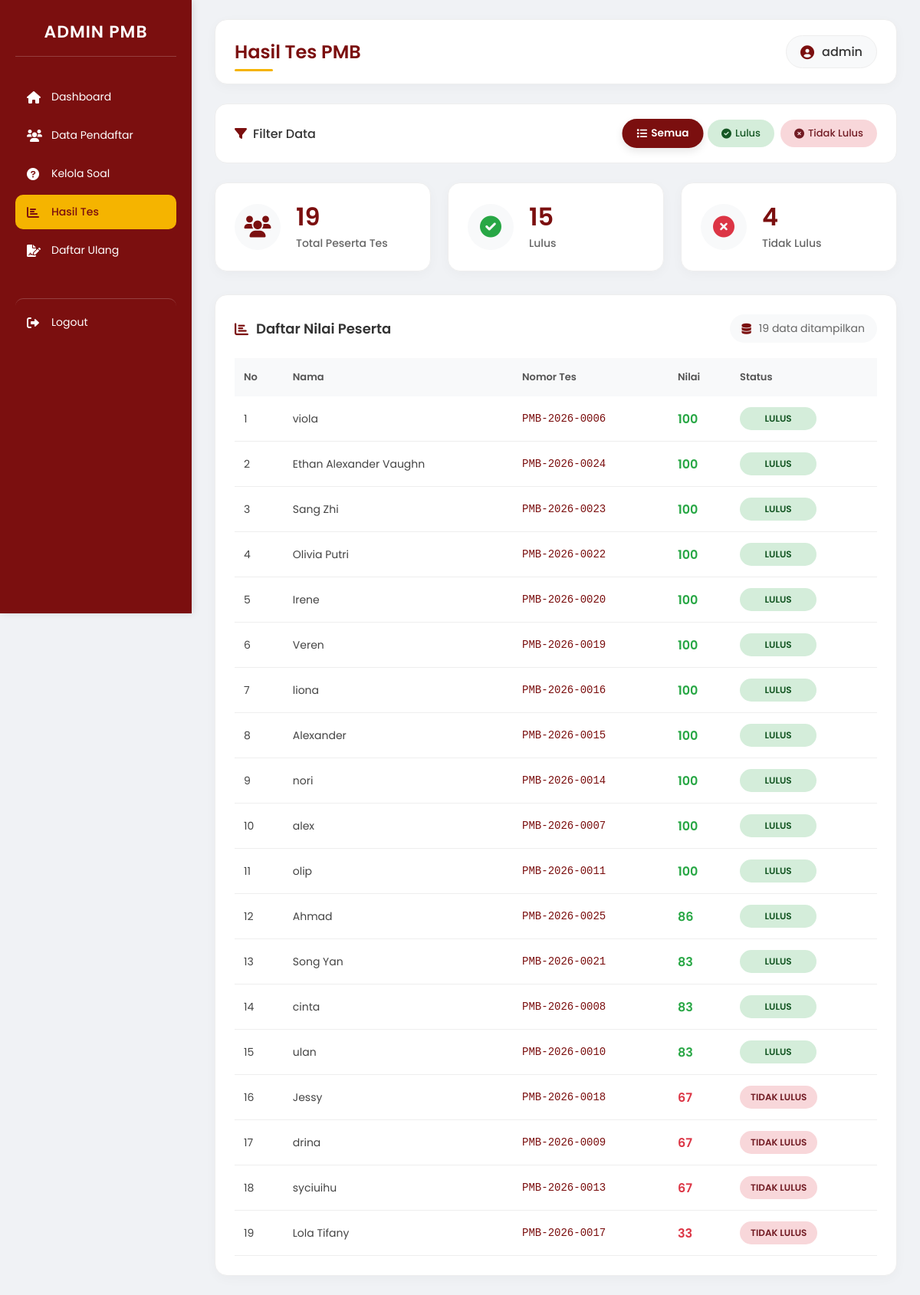
Page /admin/data-hasiltes.php (signed in) on the committed database.
### tables this page shows
CREATE TABLE `users` (
  `id` int NOT NULL AUTO_INCREMENT,
  `nama` varchar(100) NOT NULL,
  `email` varchar(100) NOT NULL,
  `password` varchar(255) NOT NULL,
  `nomor_tes` varchar(50) NOT NULL,
  `status_tes` enum('belum','sudah') DEFAULT 'belum',
  `nilai_tes` int DEFAULT NULL,
  `status_kelulusan` enum('lulus','tidak lulus') DEFAULT NULL,
  `created_at` timestamp NULL DEFAULT CURRENT_TIMESTAMP,
  `nim` varchar(20) DEFAULT NULL,
  PRIMARY KEY (`id`),
  UNIQUE KEY `email` (`email`),
  UNIQUE KEY `nomor_tes` (`nomor_tes`)
);

### admin/data-hasiltes.php (the view, shortened to what this page needs)
<?php
include "../config/db.php";
$admin_username = $_SESSION['username'] ?? 'Admin';
$filter = $_GET['filter'] ?? 'all';
$where  = "";
$query = mysqli_query($conn, "
  SELECT nama, nomor_tes, nilai_tes, status_kelulusan
  FROM users
  WHERE status_tes='sudah' $where
  ORDER BY nilai_tes DESC
");
$total = mysqli_fetch_assoc(
  mysqli_query($conn,"SELECT COUNT(*) total FROM users WHERE status_tes='sudah'")
)['total'];
$lulus = mysqli_fetch_assoc(
  mysqli_query($conn,"SELECT COUNT(*) total FROM users WHERE status_kelulusan='lulus'")
)['total'];
$tidak = $total - $lulus;
?>
<!DOCTYPE html>
<html lang="id">
<head>
<link rel="stylesheet" href="https://cdnjs.cloudflare.com/ajax/libs/font-awesome/6.0.0/css/all.min.css">
</head>
<body>
<div class="container">
  <?php include "sidebar.php"; ?>
  <div class="content">
    <div class="header">
      <h1>Hasil Tes PMB</h1>
      <div class="user-info">
        <i class="fas fa-user-circle"></i>
        <span><?= htmlspecialchars($admin_username) ?></span>
      </div>
    </div>
    <div class="filter-section">
      <div class="filter-title">
        <i class="fas fa-filter"></i>
        <span>Filter Data</span>
      </div>
      <div class="filter-buttons">
        <a href="?filter=all" class="filter-btn all <?= $filter=='all'?'active':'' ?>">
          <i class="fas fa-list"></i> Semua
        </a>
        <a href="?filter=lulus" class="filter-btn lulus <?= $filter=='lulus'?'active':'' ?>">
          <i class="fas fa-check-circle"></i> Lulus
        </a>
        <a href="?filter=tidak" class="filter-btn tidak <?= $filter=='tidak'?'active':'' ?>">
          <i class="fas fa-times-circle"></i> Tidak Lulus
        </a>
      </div>
    </div>
    <div class="summary">
      <div class="summary-card">
        <div class="summary-icon">
          <i class="fas fa-users"></i>
        </div>
        <div class="summary-info">
          <h3><?= number_format($total) ?></h3>
          <p>Total Peserta Tes</p>
        </div>
      </div>
      <div class="summary-card">
        <div class="summary-icon">
          <i class="fas fa-check-circle" style="color: #28a745;"></i>
        </div>
        <div class="summary-info">
          <h3><?= number_format($lulus) ?></h3>
          <p>Lulus</p>
        </div>
      </div>
      <div class="summary-card">
        <div class="summary-icon">
          <i class="fas fa-times-circle" style="color: #dc3545;"></i>
        </div>
        <div class="summary-info">
          <h3><?= number_format($tidak) ?></h3>
          <p>Tidak Lulus</p>
        </div>
      </div>
    </div>
    <div class="table-card">
      <div class="table-header">
        <h3>
          <i class="fas fa-chart-bar"></i>
          Daftar Nilai Peserta
        </h3>
        <?php if(mysqli_num_rows($query) > 0): ?>
        <div class="table-stats">
          <i class="fas fa-database"></i>
          <span><?= mysqli_num_rows($query) ?> data ditampilkan</span>
        </div>
        <?php endif; ?>
      </div>
      <div class="table-responsive">
        <table>
          <thead>
            <tr>
              <th>No</th>
              <th>Nama</th>
              <th>Nomor Tes</th>
              <th>Nilai</th>
              <th>Status</th>
            </tr>
          </thead>
          <tbody>
            <?php
            $no = 1;
            if(mysqli_num_rows($query) > 0):
              while($row = mysqli_fetch_assoc($query)):
            ?>
            <tr>
              <td><?= $no++ ?></td>
              <td><?= htmlspecialchars($row['nama']) ?></td>
              <td class="nomor-tes"><?= $row['nomor_tes'] ?></td>
              <td>
                <span class="nilai-cell <?= $row['nilai_tes'] >= 70 ? 'green' : 'red' ?>">
                  <?= $row['nilai_tes'] ?>
                </span>
              </td>
              <td>
                <span class="status-badge <?= $row['status_kelulusan'] == 'lulus' ? 'status-lulus' : 'status-tidak' ?>">
                  <?= $row['status_kelulusan'] == 'lulus' ? 'LULUS' : 'TIDAK LULUS' ?>
                </span>
              </td>
            </tr>
            <?php
              endwhile;
            endif; ?>
          </tbody>
        </table>
      </div>
    </div>
  </div>
</div>
</body>
</html>

### admin/data-hasiltes.php (style rules this page uses)
* { margin: 0; padding: 0; box-sizing: border-box; }
body { font-family: 'Poppins', sans-serif; background: #f0f2f5; }
.container { display: flex; min-height: 100vh; }
.content { flex: 1; margin-left: 250px; padding: 25px 30px; }
.header { background: white; padding: 20px 25px; border-radius: 16px; margin-bottom: 25px; display: flex; justify-content: space-between; align-items: center; box-shadow: 0 4px 15px rgba(0,0,0,0.03); border: 1px solid #eee; }
.header h1 { color: #7b0f0f; font-size: 24px; font-weight: 600; position: relative; }
.header h1::after { content: ''; position: absolute; bottom: -8px; left: 0; width: 50px; height: 3px; background: #f5b400; border-radius: 10px; }
.header .user-info { display: flex; align-items: center; gap: 10px; background: #f8f9fa; padding: 8px 18px; border-radius: 30px; border: 1px solid #eee; }
.header .user-info i { color: #7b0f0f; font-size: 18px; }
.header .user-info span { font-weight: 500; color: #333; }
.filter-section { background: white; padding: 20px 25px; border-radius: 16px; margin-bottom: 25px; border: 1px solid #eee; display: flex; justify-content: space-between; align-items: center; flex-wrap: wrap; gap: 15px; }
.filter-title { display: flex; align-items: center; gap: 8px; color: #333; font-weight: 500; }
.filter-title i { color: #7b0f0f; }
.filter-buttons { display: flex; gap: 8px; flex-wrap: wrap; }
.filter-btn { padding: 8px 18px; border-radius: 30px; font-size: 13px; font-weight: 500; text-decoration: none; transition: all 0.2s; display: inline-flex; align-items: center; gap: 5px; }
.filter-btn.all { background: #f0f0f0; color: #333; }
.filter-btn.lulus { background: #d4edda; color: #155724; }
.filter-btn.tidak { background: #f8d7da; color: #721c24; }
.filter-btn.active { transform: scale(1.05); box-shadow: 0 4px 10px rgba(0,0,0,0.1); font-weight: 600; }
.filter-btn.all.active { background: #7b0f0f; color: white; }
.summary { display: grid; grid-template-columns: repeat(3, 1fr); gap: 22px; margin-bottom: 30px; }
.summary-card { background: white; padding: 25px; border-radius: 16px; border: 1px solid #eee; box-shadow: 0 4px 15px rgba(0,0,0,0.03); transition: all 0.3s; position: relative; overflow: hidden; display: flex; align-items: center; gap: 20px; }
.summary-icon { width: 60px; height: 60px; background: #f8f9fa; border-radius: 50%; display: flex; align-items: center; justify-content: center; font-size: 28px; color: #7b0f0f; }
.summary-info h3 { font-size: 32px; color: #7b0f0f; font-weight: 600; line-height: 1.2; margin-bottom: 5px; }
.summary-info p { color: #666; font-size: 14px; font-weight: 500; }
.table-card { background: white; padding: 25px; border-radius: 16px; box-shadow: 0 4px 15px rgba(0,0,0,0.03); border: 1px solid #eee; }
.table-header { display: flex; justify-content: space-between; align-items: center; margin-bottom: 20px; flex-wrap: wrap; gap: 15px; }
.table-header h3 { display: flex; align-items: center; gap: 10px; font-size: 18px; font-weight: 600; color: #333; }
.table-header h3 i { color: #7b0f0f; }
.table-stats { display: flex; align-items: center; gap: 10px; color: #666; font-size: 14px; background: #f8f9fa; padding: 8px 16px; border-radius: 30px; }
.table-stats i { color: #7b0f0f; }
.table-responsive { overflow-x: auto; }
table { width: 100%; border-collapse: collapse; }
table th { text-align: left; padding: 15px 12px; background: #f8f9fa; color: #555; font-size: 13px; font-weight: 600; }
table td { padding: 14px 12px; border-bottom: 1px solid #eee; font-size: 14px; color: #444; }
.nilai-cell { font-weight: 600; font-size: 16px; }
.nilai-cell.green { color: #28a745; }
.nilai-cell.red { color: #dc3545; }
.status-badge { display: inline-block; padding: 6px 14px; border-radius: 30px; font-size: 12px; font-weight: 600; text-align: center; min-width: 100px; }
.status-lulus { background: #d4edda; color: #155724; }
.status-tidak { background: #f8d7da; color: #721c24; }
.nomor-tes { font-family: monospace; font-weight: 500; color: #7b0f0f; }

### rows in the picture
users: nama "viola", nomor_tes "PMB-2026-0006", nilai_tes "100", status_kelulusan "LULUS"
users: nama "Ethan Alexander Vaughn", nomor_tes "PMB-2026-0024", nilai_tes "100", status_kelulusan "LULUS"
users: nama "Sang Zhi", nomor_tes "PMB-2026-0023", nilai_tes "100", status_kelulusan "LULUS"
users: nama "Olivia Putri", nomor_tes "PMB-2026-0022", nilai_tes "100", status_kelulusan "LULUS"
users: nama "Irene", nomor_tes "PMB-2026-0020", nilai_tes "100", status_kelulusan "LULUS"
users: nama "Veren", nomor_tes "PMB-2026-0019", nilai_tes "100", status_kelulusan "LULUS"
users: nama "liona", nomor_tes "PMB-2026-0016", nilai_tes "100", status_kelulusan "LULUS"
users: nama "Alexander", nomor_tes "PMB-2026-0015", nilai_tes "100", status_kelulusan "LULUS"
users: nama "nori", nomor_tes "PMB-2026-0014", nilai_tes "100", status_kelulusan "LULUS"
users: nama "alex", nomor_tes "PMB-2026-0007", nilai_tes "100", status_kelulusan "LULUS"
users: nama "olip", nomor_tes "PMB-2026-0011", nilai_tes "100", status_kelulusan "LULUS"
users: nama "Ahmad", nomor_tes "PMB-2026-0025", nilai_tes "86", status_kelulusan "LULUS"
users: nama "Song Yan", nomor_tes "PMB-2026-0021", nilai_tes "83", status_kelulusan "LULUS"
users: nama "cinta", nomor_tes "PMB-2026-0008", nilai_tes "83", status_kelulusan "LULUS"
users: nama "ulan", nomor_tes "PMB-2026-0010", nilai_tes "83", status_kelulusan "LULUS"
users: nama "Jessy", nomor_tes "PMB-2026-0018", nilai_tes "67", status_kelulusan "TIDAK LULUS"
users: nama "drina", nomor_tes "PMB-2026-0009", nilai_tes "67", status_kelulusan "TIDAK LULUS"
users: nama "syciuihu", nomor_tes "PMB-2026-0013", nilai_tes "67", status_kelulusan "TIDAK LULUS"
users: nama "Lola Tifany", nomor_tes "PMB-2026-0017", nilai_tes "33", status_kelulusan "TIDAK LULUS"

### other values in the picture
$admin_username "admin"
$total "19"
$lulus "15"
$tidak "4"
mysqli_num_rows($query) "19"
